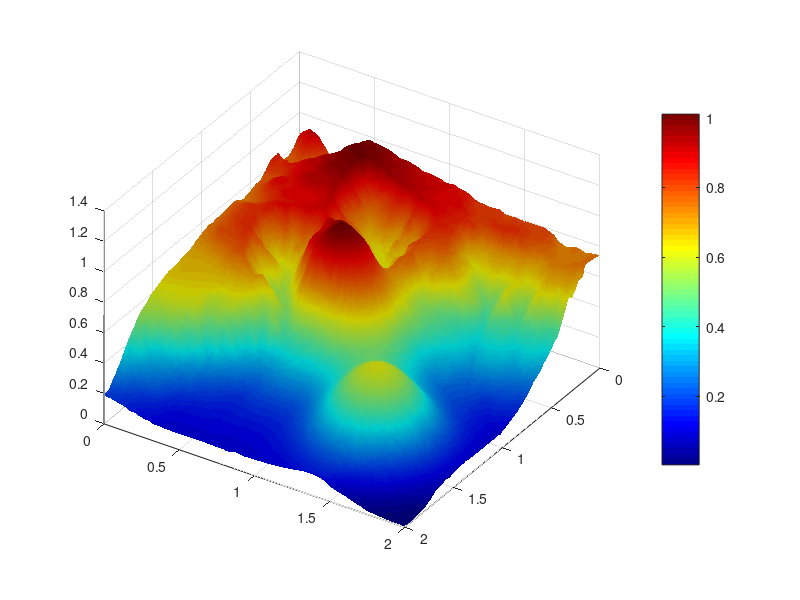

Write MATLAB code to recreate this figure. (Note: this script raises an error after producing the figure.)
clear, figure(1), clf,colormap(jet)
load('mnt2_sample25.mat'); % mnt2
B = mnt2 - min(mnt2(:)); B = B/max(B(:));
%physics
Lx     = 2;    % length of the computational domain in x
Ly     = 2;    % length of the computational domain in y
g      = 9.8;  % gravity
mu_f   = 1;    % viscosity
Ke     = 10e-3;% coefficient
%numerics
nx     = 181;  % number of grid points in x 
ny     = 184;  % number of grid points in y 
nt     = 5000; % number of time stepd
%preprocessing
dx     = Lx/(nx-1); % grid spacing in x 
dy     = Ly/(ny-1); % grid spacing in y 
x      = 0:dx:Lx;   % coordinates of grid points
y      = 0:dy:Ly;   % coordinates of grid points
dt     = 4e-5;      % time step
%initial
[x2d y2d] = ndgrid(x,y);
H         =  0.5*exp( -((x2d-0.5)-0.5*Lx).^2/0.1 - ((y2d-0.5)-0.5*Ly).^2/0.1)...
           + 0.5*exp( -(x2d-0.5*Lx).^2/0.1 - (y2d-0.5*Ly).^2/0.1);
surf(x2d,y2d,B),shading flat,light,view(123,32),title('B(x,y)')
surf(x2d,y2d,H),shading flat,light,view(123,32),title('H')
surf(x2d,y2d,H+B),shading flat,light,view(123,32),title('S')
%action
for it=1:nt
Hx     = (H(1:end-1,:)+H(2:end,:))/2;
Hy     = (H(:,1:end-1)+H(:,2:end))/2;
qx     =  -g/(3*mu_f)* Hx.^3.*diff(H + B,1,1)/dx;
qy     =  -g/(3*mu_f)* Hy.^3.*diff(H + B,1,2)/dy;
qxa    = (qx(:,1:end-1)+qx(:,2:end))/2;
qya    = (qy(1:end-1,:)+qy(2:end,:))/2;
Ha     = (Hx(:,1:end-1)+Hx(:,2:end))/2;
Vel    = sqrt(qxa.^2 + qya.^2)./Ha; 
dBdt   = Ke*Vel;
B(2:end,2:end) = B(2:end,2:end) + dBdt*dt;  
dHdt   =  -diff(qx(:,2:end-1),1,1)/dx-diff(qy(2:end-1,:),1,2)/dy;
H(2:end-1,2:end-1)= H(2:end-1,2:end-1)+dt*dHdt;
    if mod(it,100)==0
    surf(x ,y ,(B+H)');
    view(123,32),axis image, colorbar
    shading interp,light,lighting phong
    xlabel('distance in x direction');
    ylabel('distance in y direction');
    zlabel('distance in z direction');
    title(it),drawnow
    end
end